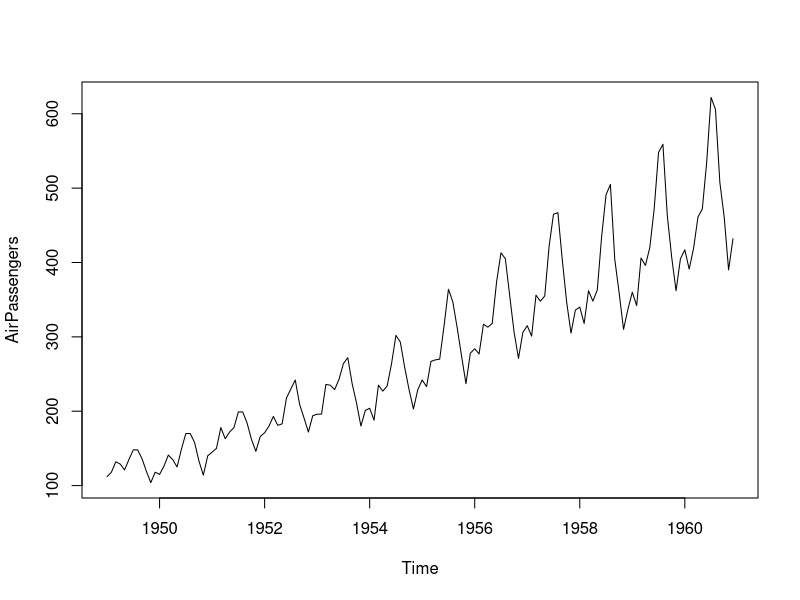
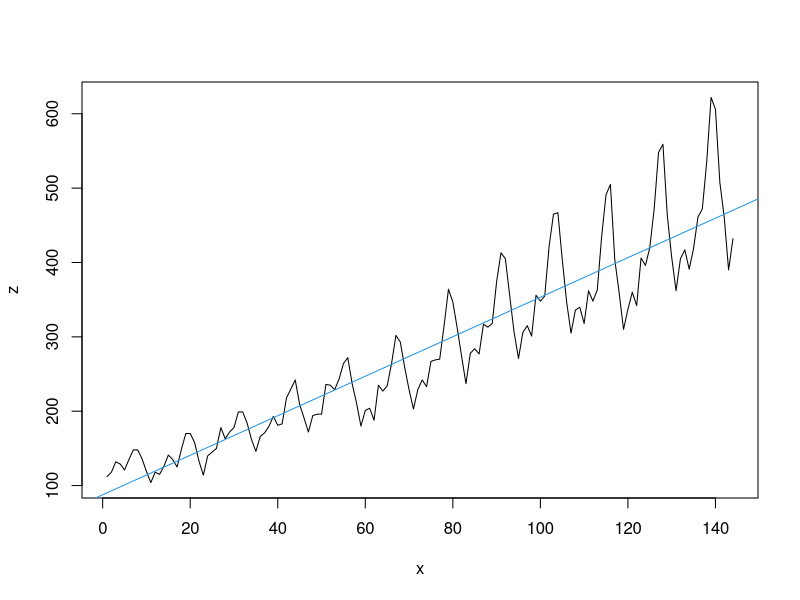
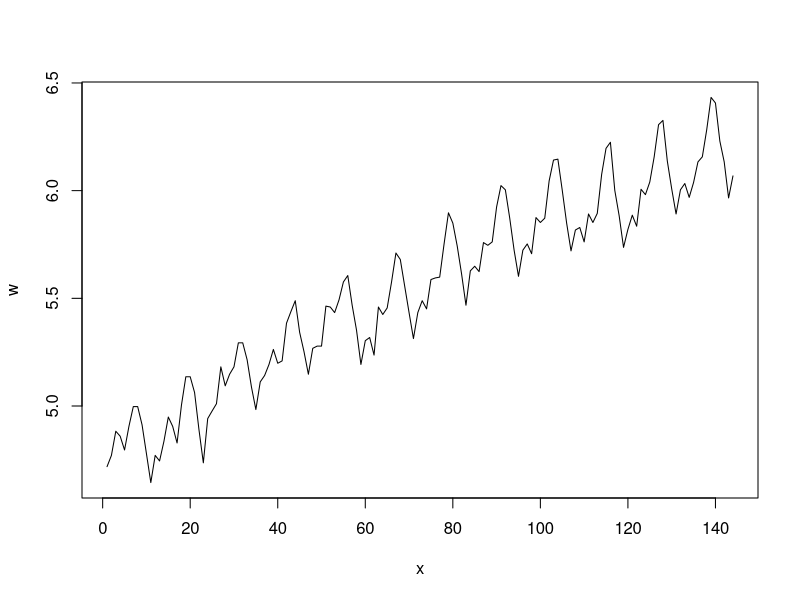
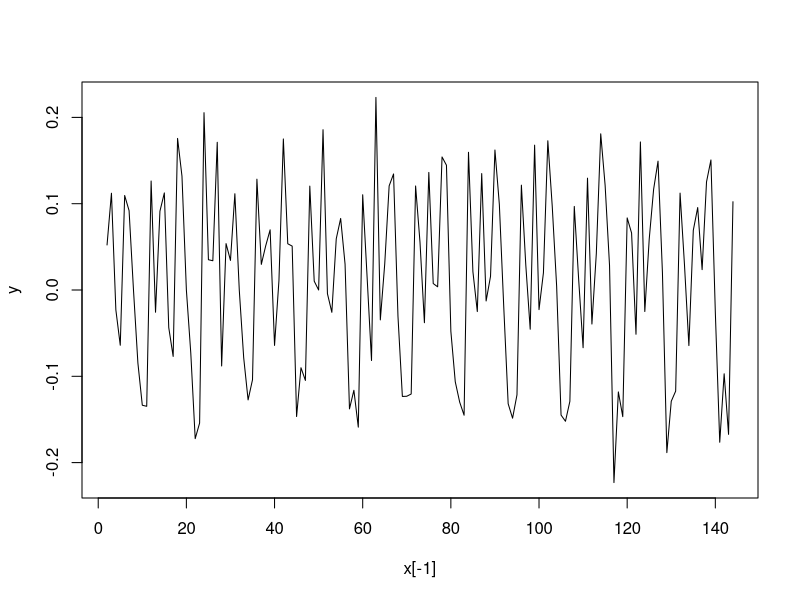
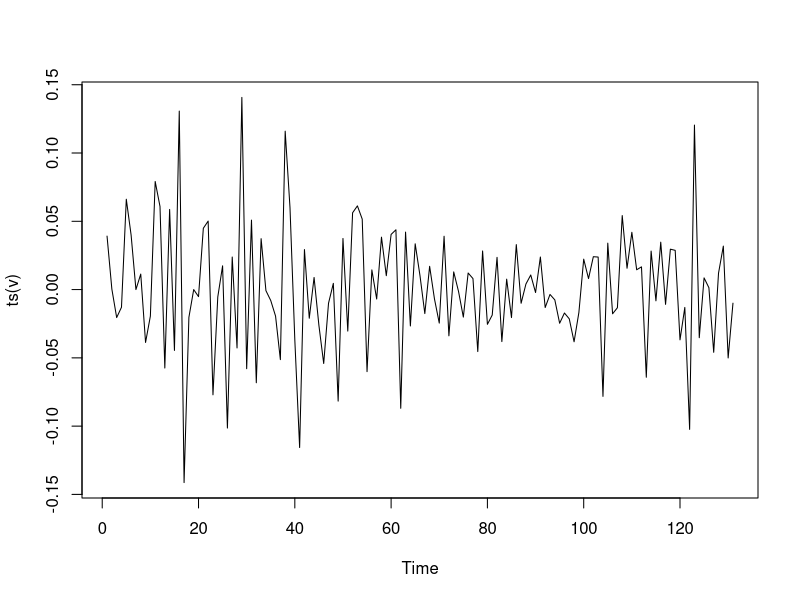
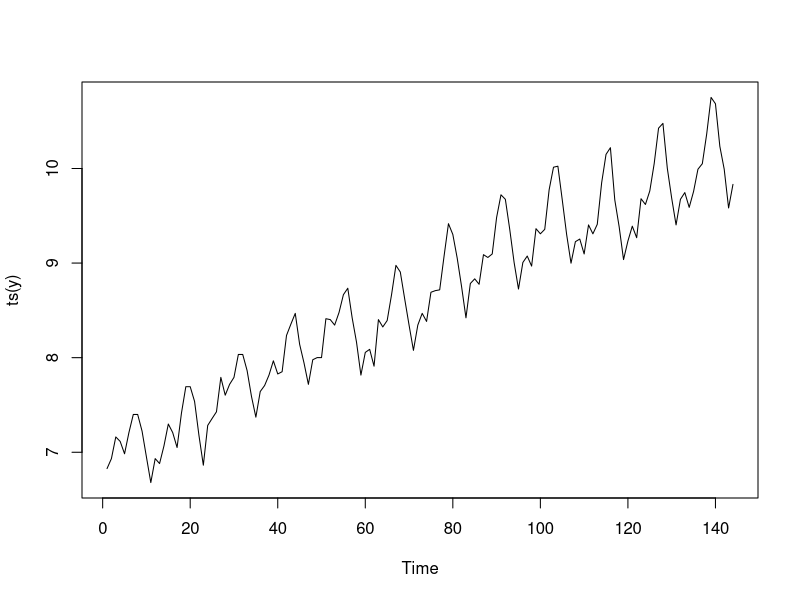
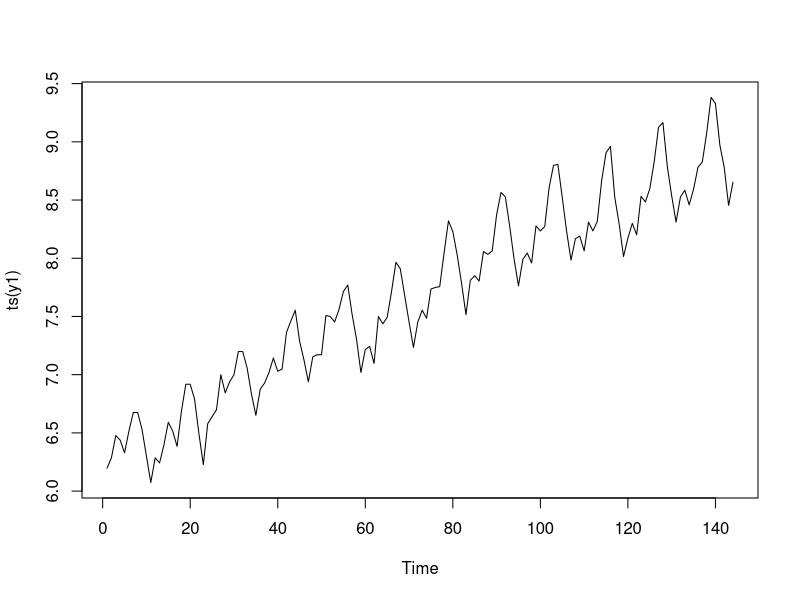
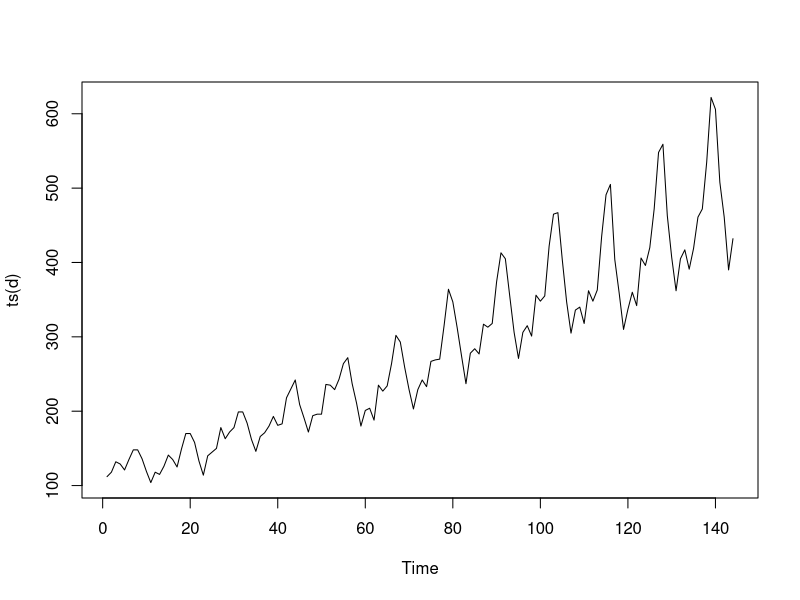

Generate these figures, in order, with R: (Note: this script raises an error after producing the figures.)

AirPassengers
plot(AirPassengers)
length(AirPassengers)
x = 1:144
z = as.vector(AirPassengers)
plot(x,z,type="l")
mod = lm(z~x)
abline(mod, col = 4)

w = log(z)

plot(x,w,type="l")

y = diff(w, lag = 1, differences = 1) ; y
plot(x[-1],y,type="l")


v = diff(y, lag = 12, differences = 1) ; y
plot(ts(v))

require(car)
require(forecast)
lam = powerTransform(z)$lambda ; lam
lam1<-BoxCox.lambda(z);lam1

y = bcPower(z, lambda = lam)
y1<-bcPower(z, lambda = lam1)
plot(ts(y))
plot(ts(y1)) 
d = bcnPowerInverse(y, lam, gamma = 1)
plot(ts(d))



# LIBRERIA Y DATOS
# -----------------------------------------------------------------------
library(MASS)
library(forecast)
library(e1071)  
df <- Boston 
v  <- names(df[,sapply(df, class)=="numeric"])

# TRANSFORMACION BOX-COX
# ------------------------------------------------------------------------------
for (ii in 1:length(v)){
	asimetria       <- skewness(df[,v[ii]])
	coef.variacion  <- sd(df[,v[ii]]) / mean(df[,v[ii]]) 
	
	if ( (asimetria < -1 | asimetria > 1) & coef.variacion > 1){
		print(paste("transformando variable: ",v[ii]))
		df$bc_tmp     <- BoxCox(df[,v[ii]],BoxCox.lambda(df[,v[ii]]))
		names(df)[names(df)=="bc_tmp"] <- paste("BoxCox_", v[ii], sep = "")
	}
}

# Box Cox Method, univariate
summary(p1 <- powerTransform(cycles ~ len + amp + load, Wool))

# fit linear model with transformed response:
coef(p1, round=TRUE)
summary(m1 <- lm(bcPower(cycles, p1$roundlam) ~ len + amp + load, Wool))

# Multivariate Box Cox uses Highway1 data
summary(powerTransform(cbind(len, adt, trks, sigs1) ~ 1, Highway1))

# Multivariate transformation to normality within levels of 'htype'
summary(a3 <- powerTransform(cbind(len, adt, trks, sigs1) ~ htype, Highway1))

# test lambda = (0 0 0 -1)
testTransform(a3, c(0, 0, 0, -1))

# save the rounded transformed values, plot them with a separate
# color for each highway type
transformedY <- bcPower(with(Highway1, cbind(len, adt, trks, sigs1)),
			coef(a3, round=TRUE))
scatterplotMatrix( ~ transformedY|htype, Highway1) 


sse<-c(78.0,77,76,75,73,71,70.4,57.8,48.4,41.4,36.4,34.5,33.1,31.2,30.7,30.6,30.7,31.1,32,32.7,33.9)
lambda<-seq(-1,1,0.1)
conjunto<-data.frame(sse,lambda)
plot(x=lambda,y=sse,type = "l")


